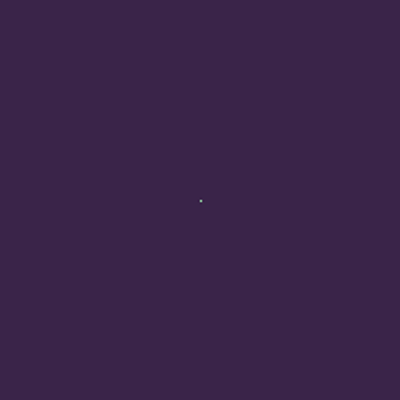
Frame 1 (no input)
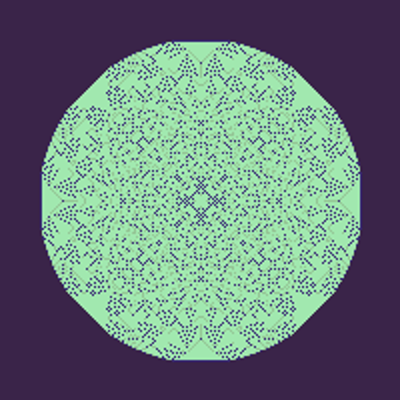
Frame 60 (the mouse pressed at the canvas centre just before this capture)
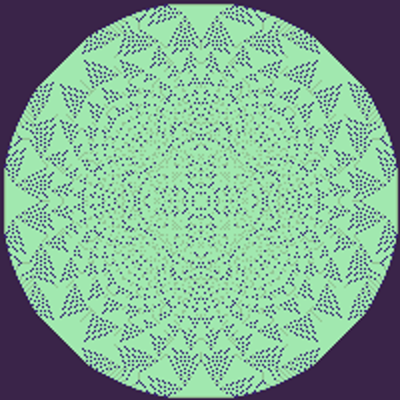
Frame 120 (the mouse held since frame 60 and released just before this capture)

The Processing sketch that drew these frames (run headless with seeded random() and noise(); from frame 60 on, the mouse is pressed at the canvas centre):

// Processing sketch: sandpiles
// ── sandpiles.pde
int[][] sand;
int[][] newSand;
PGraphics img;

final int COL_ZERO = #3A2449;
final int COL_ONE = #372772;
final int COL_TWO = #94C595;
final int COL_THREE = #A1E8AF;

void setup() {
  size(400, 400);
  img = createGraphics(height / 2, width / 2);
  sand = new int[img.width][img.height];
  newSand = new int[img.width][img.height];
  sand[floor(img.width / 2)][floor(img.height / 2)] = 100000;
  frameRate(10000);
  //for (int x = 0; x < img.width; x += 1) {
  //  for (int y = 0; y < img.height; y += 1) {
  //    if (random(1) < 0.001) {
  //      sand[x][y] = 10000;
  //    }
  //  }
  //}
  //frameRate(1);
}

void draw() { 
  background(0);
  render();
  for (int i = 0; i < 1000; i += 1) {
    topple();
  }
  image(img, 0, 0, width, height);
}


void render() {
  color col;
  img.beginDraw();
  img.loadPixels();
  for (int x = 0; x < img.width; x += 1) {
    for (int y = 0; y < img.height; y += 1) {
      int idx = x + y * img.width;
      int num = getSand(x, y);
      col = getColour(num);
      img.pixels[idx] = col;
    }
  }

  img.updatePixels();
  img.endDraw();
}


int getColour(int i) {
  switch (i) {
  case 0 :
    return COL_ZERO;
  case 1:
    return COL_ONE;

  case 2:
    return COL_TWO;

  default:
    return COL_THREE;

    //default:
    //return color(0);
  }
}

int getSand(float x, float y) {
  return getSand(floor(x), floor(y));
}

int getSand(int x, int y) {
  return sand[x][y];
}

void topple() {
  int[][] temp;
  for (int x = 0; x < img.width; x += 1) {
    for (int y = 0; y < img.height; y += 1) {
      int s = getSand(x, y);

      newSand[x][y] = s;
    }
  }
  for (int x = 0; x < img.width; x += 1) {
    for (int y = 0; y < img.height; y += 1) {
      int s = getSand(x, y);
      if (s > 4) {
        //newSand[x][y] = s;
        setNeighbours(x, y, newSand);
      }
    }
  }

  temp = sand;
  sand = newSand;
  newSand = temp;
}

void setNeighbours(int x, int y, int[][] ns) {
  ns[x][y] -= 4;
  if (x > 0) {
    ns[x-1][y] += 1;
  }

  if (x < img.width-1) {
    ns[x+1][y] += 1;
  }
  if (y < img.height-1) {
    ns[x][y+1] += 1;
  }

  if (y > 0) {
    ns[x][y-1] += 1;
  }
}
